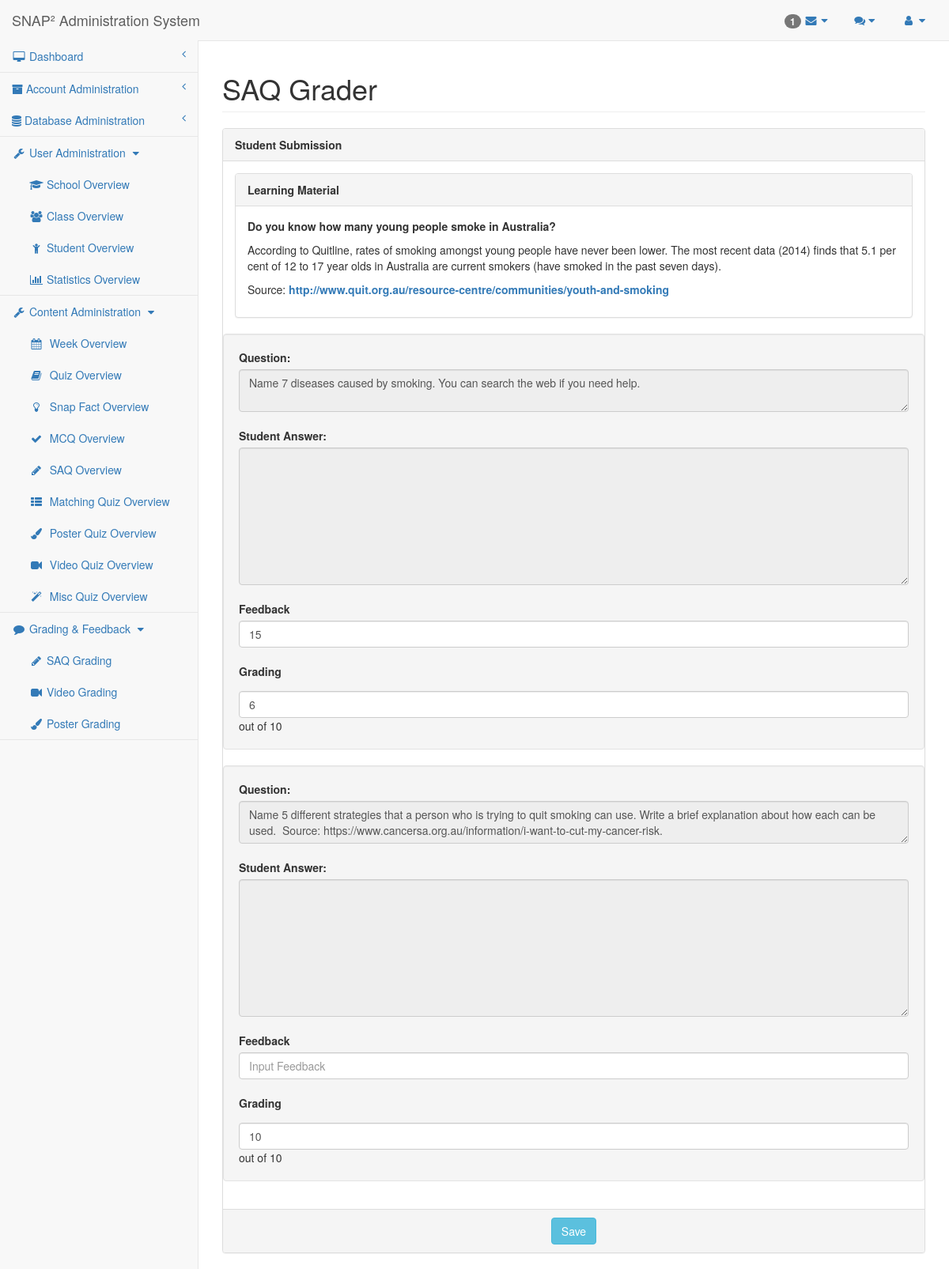
Page /researcher/saq-grader.php?quizID=18&studentID=21 (signed in) on the committed database.
### tables this page shows
CREATE TABLE `learning_material` (
  `QuizID` mediumint(9) NOT NULL DEFAULT 0,
  `Content` longtext DEFAULT NULL,
  `Excluded` mediumint(9) DEFAULT 0,
  PRIMARY KEY (`QuizID`),
  CONSTRAINT `Learning_Material_QuizID_FK` FOREIGN KEY (`QuizID`) REFERENCES `quiz` (`QuizID`) ON DELETE CASCADE ON UPDATE CASCADE
);

CREATE TABLE `quiz` (
  `QuizID` mediumint(9) NOT NULL AUTO_INCREMENT,
  `Week` mediumint(9) DEFAULT NULL,
  `QuizType` enum('SAQ','MCQ','Matching','Poster','Misc') DEFAULT NULL,
  `ExtraQuiz` tinyint(1) DEFAULT 0,
  `TopicID` mediumint(9) DEFAULT NULL,
  `QuizName` text DEFAULT NULL,
  PRIMARY KEY (`QuizID`),
  KEY `Quiz_TopicID_FK` (`TopicID`),
  CONSTRAINT `Quiz_TopicID_FK` FOREIGN KEY (`TopicID`) REFERENCES `topic` (`TopicID`) ON DELETE CASCADE ON UPDATE CASCADE
);

CREATE TABLE `quiz_record` (
  `QuizID` mediumint(9) NOT NULL DEFAULT 0,
  `StudentID` mediumint(9) NOT NULL DEFAULT 0,
  `Status` enum('UNSUBMITTED','UNGRADED','GRADED') DEFAULT 'GRADED',
  `Viewed` tinyint(1) DEFAULT 0,
  `Grade` mediumint(9) DEFAULT 0,
  PRIMARY KEY (`QuizID`,`StudentID`),
  KEY `Quiz_Record_StudentID_FK` (`StudentID`),
  CONSTRAINT `Quiz_Record_QuizID_FK` FOREIGN KEY (`QuizID`) REFERENCES `quiz` (`QuizID`) ON DELETE CASCADE ON UPDATE CASCADE,
  CONSTRAINT `Quiz_Record_StudentID_FK` FOREIGN KEY (`StudentID`) REFERENCES `student` (`StudentID`) ON DELETE CASCADE ON UPDATE CASCADE
);

CREATE TABLE `saq_question` (
  `SAQID` mediumint(9) NOT NULL AUTO_INCREMENT,
  `Question` text DEFAULT NULL,
  `Points` mediumint(9) DEFAULT NULL,
  `QuizID` mediumint(9) DEFAULT NULL,
  PRIMARY KEY (`SAQID`),
  KEY `SAQ_Question_QuizID_FK` (`QuizID`),
  CONSTRAINT `SAQ_Question_QuizID_FK` FOREIGN KEY (`QuizID`) REFERENCES `saq_section` (`QuizID`) ON DELETE CASCADE ON UPDATE CASCADE
);

CREATE TABLE `saq_question_record` (
  `StudentID` mediumint(9) NOT NULL DEFAULT 0,
  `SAQID` mediumint(9) NOT NULL DEFAULT 0,
  `Answer` text DEFAULT NULL,
  `Feedback` text DEFAULT NULL,
  `Grading` mediumint(9) DEFAULT NULL,
  PRIMARY KEY (`StudentID`,`SAQID`),
  KEY `SAQ_Question_Record_SAQID_FK` (`SAQID`),
  CONSTRAINT `SAQ_Question_Record_SAQID_FK` FOREIGN KEY (`SAQID`) REFERENCES `saq_question` (`SAQID`) ON DELETE CASCADE ON UPDATE CASCADE,
  CONSTRAINT `SAQ_Question_Record_StudentID_FK` FOREIGN KEY (`StudentID`) REFERENCES `student` (`StudentID`) ON DELETE CASCADE ON UPDATE CASCADE
);

### researcher/saq-grader.php (called while the page is built)
<?php
require_once('saq-grader-template.php');
?>

### mysql-lib.php (called while the page is built, shortened)
<?php
function getQuizType(PDO $conn, $quizID)
{
    $quizTypeSql = "SELECT COUNT(*)
                        FROM Quiz
                        WHERE QuizID = ?";
    $quizTypeQuery = $conn->prepare($quizTypeSql);
    $quizTypeQuery->execute(array($quizID));
    $quizTypeSql = "SELECT *
                        FROM   Quiz LEFT JOIN Learning_Material USING (QuizID)
                        WHERE  QuizID = ?";
    $quizTypeQuery = $conn->prepare($quizTypeSql);
    $quizTypeQuery->execute(array($quizID));
    $quizTypeQueryRes = $quizTypeQuery->fetch(PDO::FETCH_OBJ);
    return $quizTypeQueryRes->QuizType;
}
function getLearningMaterial(PDO $conn, $quizID)
{
    return getRecord($conn, $quizID, "Learning_Material", array("Quiz", "Topic"));
}
function getSAQSubmission(PDO $conn, $quizID, $studentID)
{
    $quizSql = "SELECT * FROM Quiz_Record NATURAL JOIN SAQ_Question NATURAL JOIN SAQ_Question_Record WHERE QuizID = ? AND StudentID = ?";
    $quizQuery = $conn->prepare($quizSql);
    $quizQuery->execute(array($quizID, $studentID));
    $quizResult = $quizQuery->fetchAll(PDO::FETCH_OBJ);
    return $quizResult;
}
function getTablePK(PDO $conn, $tableName)
{
    $tableSql = "SHOW KEYS FROM $tableName WHERE Key_name = 'PRIMARY'";
    $tableQuery = $conn->prepare($tableSql);
    $tableQuery->execute();
    $tableResult = $tableQuery->fetchAll(PDO::FETCH_OBJ);
    $tablePK = $tableResult[0]->Column_name;
    return $tablePK;
}
function getRecord(PDO $conn, $recordID, $tableName, array $joinTables = null)
{
    $tablePK = getTablePK($conn, $tableName);
    $tableSql = "SELECT COUNT(*)
				 FROM $tableName
				 WHERE $tablePK = ?";
    $tableQuery = $conn->prepare($tableSql);
    $tableQuery->execute(array($recordID));
    $tableSql = "SELECT * FROM $tableName";
    if ($joinTables != null) {
        foreach ($joinTables as $joinTable) {
            $tableSql .= " NATURAL JOIN " . $joinTable;
        }
    }
    $tableSql .= " WHERE $tablePK = ?";
    $tableQuery = $conn->prepare($tableSql);
    $tableQuery->execute(array($recordID));
    $tableResult = $tableQuery->fetch(PDO::FETCH_OBJ);
    return $tableResult;
}

### researcher/saq-grader-template.php (the view, shortened to what this page needs)
<?php
require_once("../mysql-lib.php");
require_once("researcher-lib.php");
if (isset($_GET['quizID']) && isset($_GET['studentID'])) {
    $quizID = $_GET['quizID'];
    $studentID = $_GET['studentID'];
}
try {
    $conn = db_connect();
} catch (Exception $e) {
    debug_err($e);
}
try {
    $saqSubmissionResult = getSAQSubmission($conn, $quizID, $studentID);
    $materialRes = getLearningMaterial($conn, $quizID);
    $phpSelf = $pageName . '.php?quizID=' . $quizID . '&studentID=' . $studentID;
    $quizTypeName = getQuizType($conn, $quizID);
} catch (Exception $e) {
    debug_err($e);
}
?>
<!DOCTYPE html>
<html lang="en">
<?php require_once('header-lib.php'); ?>
<body>
<div id="wrapper">
    <?php require_once('navigation.php'); ?>
    <div id="page-wrapper">
        <div class="row">
            <div class="col-lg-12">
                <h1 class="page-header"><?php echo $quizTypeName?> Grader</h1>
            </div>
        </div>
        <div class="row">
            <div class="col-lg-12">
                <div class="panel panel-default">
                    <div class="panel-heading">
                        Student Submission
                    </div>
                    <div class="panel-body">
                        <?php require_once('learning-material.php'); ?>
                        <form id="submission" method="post" action="<?php echo $phpSelf ?>">
                            <?php for ($i = 0; $i < count($saqSubmissionResult); $i++) {
                                $saqID = $saqSubmissionResult[$i]->SAQID;
                                ?>
                                <div class="well row">
                                    <label for=question[]">Question:</label>
                                    <textarea class="form-control" id="question[]" rows="2"
                                              disabled><?php echo $saqSubmissionResult[$i]->Question ?></textarea>
                                    <br>
                                    <label for=studentAnswer[]">Student Answer:</label>
                                    <textarea class="form-control" id="studentAnswer[]" rows="8"
                                              disabled><?php echo $saqSubmissionResult[$i]->Answer ?></textarea>
                                    <br>
                                    <label for="feedback[]">Feedback</label>
                                    <input type="text" class="form-control dialogInput"
                                           id="feedback<?php echo $saqID ?>"
                                           name="feedback[]"
                                           placeholder="Input Feedback"
                                           value="<?php echo $saqSubmissionResult[$i]->Feedback ?>" >
                                    <br>
                                    <label for="grading[]">Grading</label>
                                    <input type="text" class="form-control dialoginput" id="grading<?php echo $i ?>" name="grading[]"
                                           value="<?php echo $saqSubmissionResult[$i]->Grading > 0 ? $saqSubmissionResult[$i]->Grading : 0; ?>"
                                           total="<?php echo $saqSubmissionResult[$i]->Points ?>"> out of <?php echo $saqSubmissionResult[$i]->Points ?>
                                </div>
                            <?php } ?>
                        </form>
                    </div>
                    <div class="panel-footer text-center">
                        <button type="button" id="btnSave" class="btn btn-default btn-info">Save</button>
                    </div>
                </div>
            </div>
        </div>
    </div>
</div>
<?php require_once('sb-admin-lib.php'); ?>
</body>
</html>

### researcher/learning-material.php
<div class="panel panel-default">
    <div class="panel-heading">
        Learning Material
    </div>
    <div class="panel-body">
        <?php echo $materialRes->Content ?>
    </div>
</div>

### sb-admin/css/sb-admin-2.css (style rules this page uses)
body { background-color: #f8f8f8; }
#wrapper { width: 100%; }
#page-wrapper { padding: 0 15px; min-height: 568px; background-color: #fff; }
@media (min-width:768px) { #page-wrapper { position: inherit; margin: 0 0 0 250px; padding: 0 30px; border-left: 1px solid #e7e7e7; } }

### researcher/header-lib.php (style rules this page uses)
.panel-heading { font-weight: bold; }

### rows in the picture
learning_material: QuizID.QuizType "SAQ", Content "Do you know how many young people smoke in Australia? According to Quitline, rates of smoking amongst young people have never been lower. The most recent data (2014) finds that 5.1 per cent of 12 to 17 year olds in Australia are current smokers (have smoked in the past seven days). Source: http://www.quit.org.au/resource-centre/communities/youth-and-smoking"
quiz_record: Question "Name 7 diseases caused by smoking. You can search the web if you need help.", Feedback "15", Grading "6", saq_question.Points "10", Question "Name 5 different strategies that a person who is trying to quit smoking can use. Write a brief explanation about how each can be used. Source: https://www.cancersa.org.au/information/i-want-to-cut-my-cancer-risk.", Points "10"

### other values in the picture
count($unreadComments) "1"
$userAdminPageArr[$i] "School"
$userAdminPageArr[$i] "Class"
$userAdminPageArr[$i] "Student"
$userAdminPageArr[$i] "Statistics"
$contentAdminPageArr[$i] "Week"
$contentAdminPageArr[$i] "Quiz"
$contentAdminPageArr[$i] "Snap Fact"
$contentAdminPageArr[$i] "MCQ"
$contentAdminPageArr[$i] "SAQ"
$contentAdminPageArr[$i] "Matching"
$contentAdminPageArr[$i] "Poster"
$contentAdminPageArr[$i] "Video"
$contentAdminPageArr[$i] "Misc"
$gradingPageArr[$i] "SAQ Grading"
